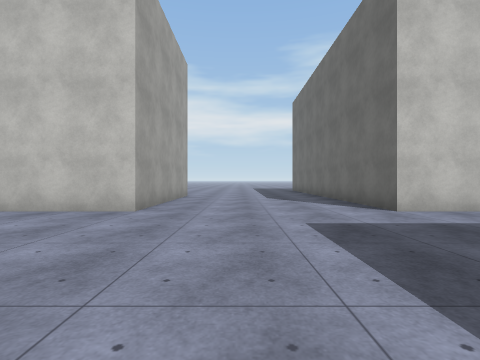
View 1 (above)

24 first-person views from a walk through a scene from a Unity 3-D project. The camera is 1.2 m above the floor, looks level and sees 85° across. The floor is counted in squares, 2 m on a side. Each view is taken from the middle of a square. On the plan, view 1 faces up. The plan holds only what a view shows up to about 9 squares ahead; the rest is blank. The place goes on beyond the plan. The player character is not drawn. Surface patterns are stand-ins for the level's own textures.

View 2
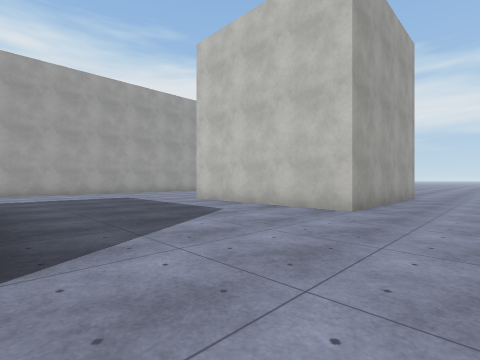

View 3
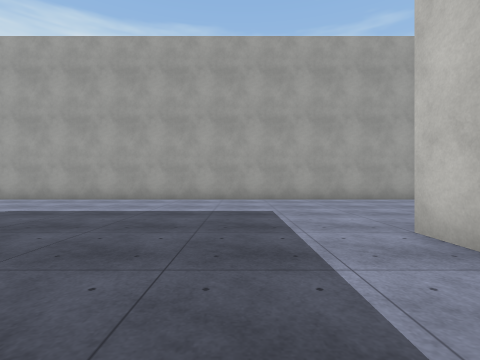

View 4
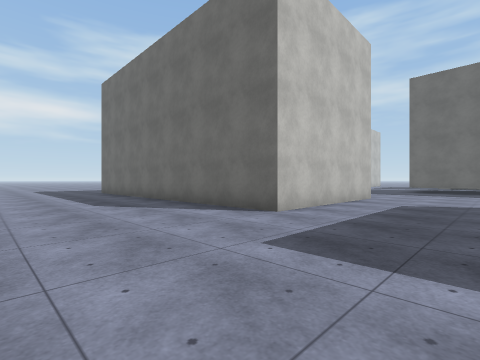

View 5
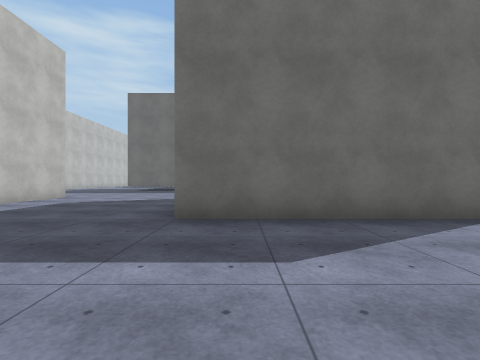

View 6
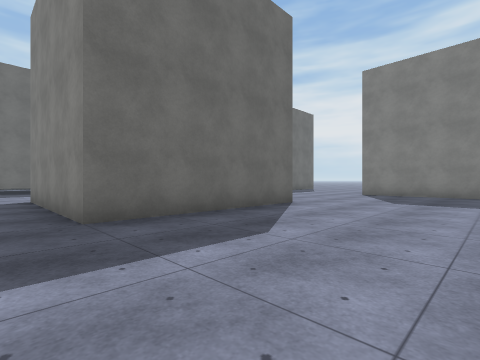

View 7
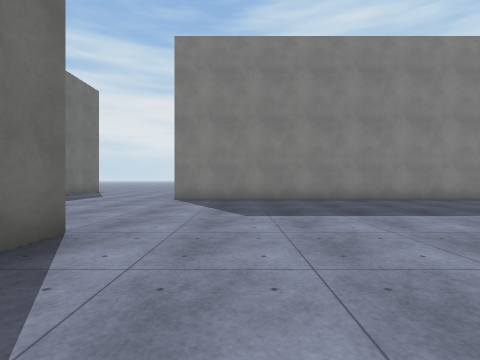

View 8
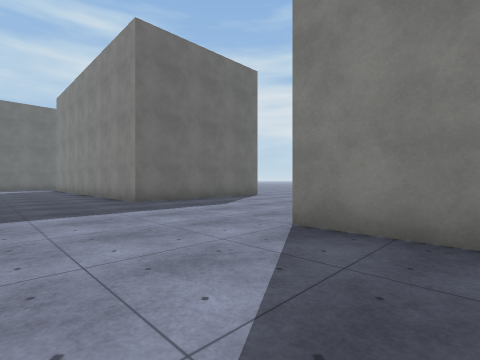

View 9
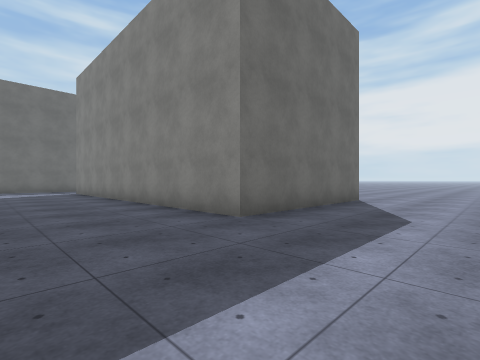

View 10
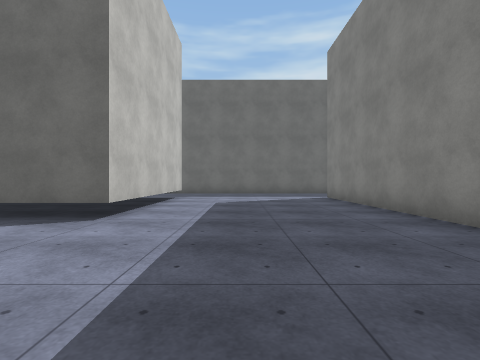

View 11
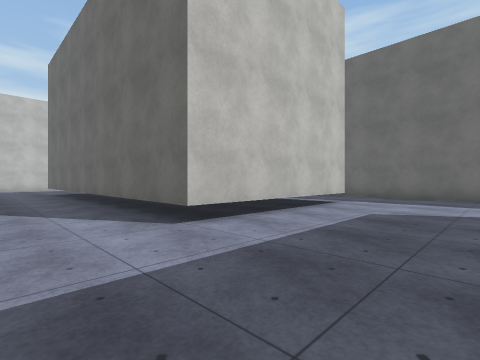

View 12
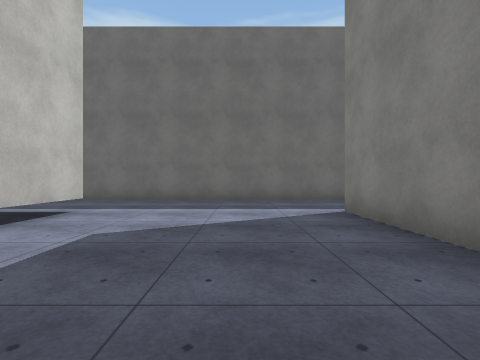

View 13
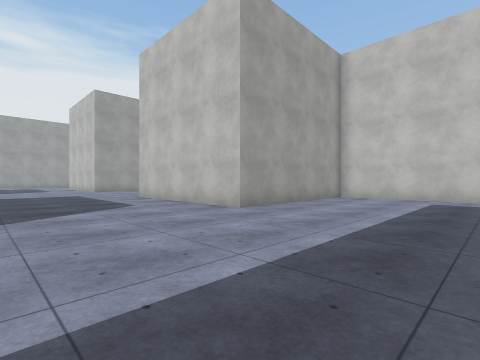

View 14
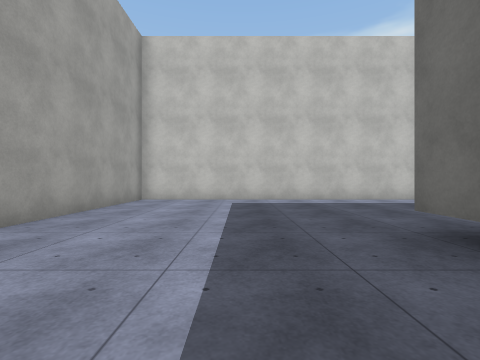

View 15
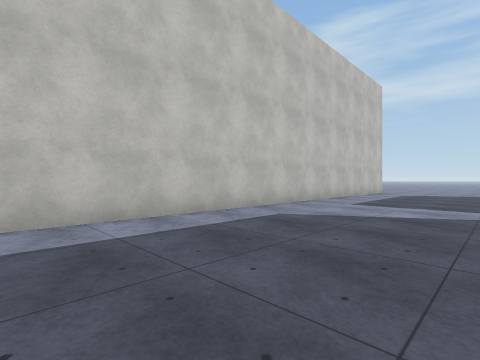

View 16
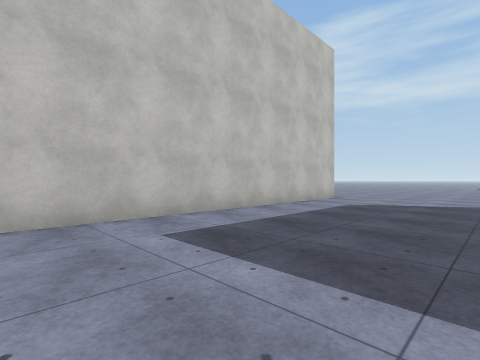

View 17
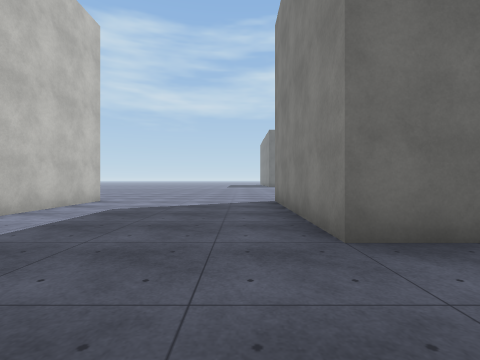

View 18
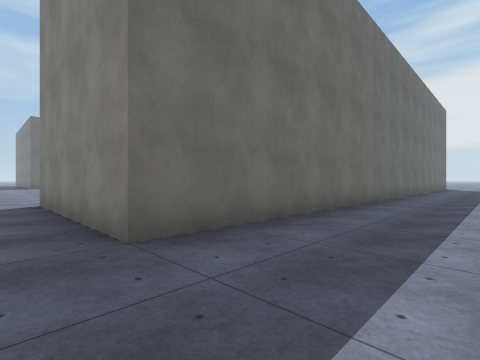

View 19
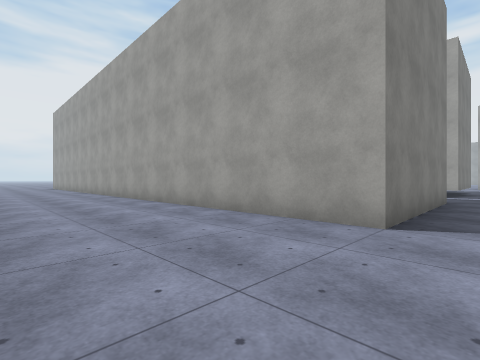

View 20
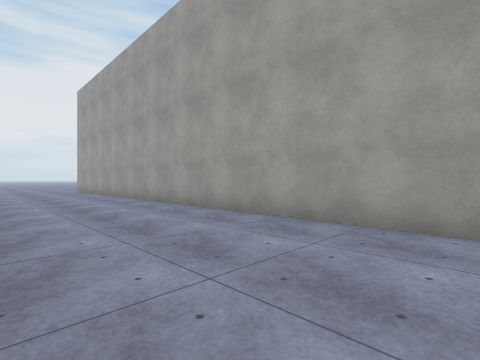

View 21
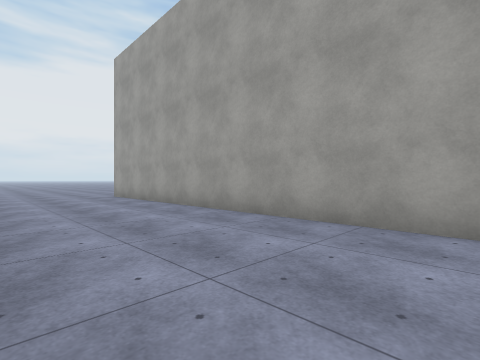

View 22
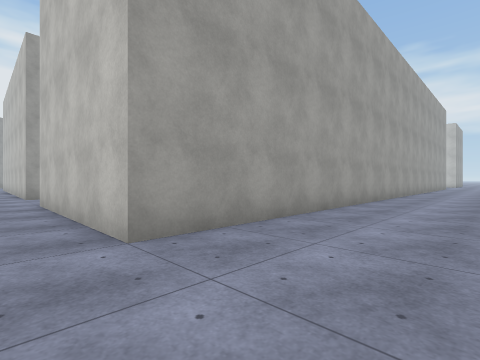

View 23
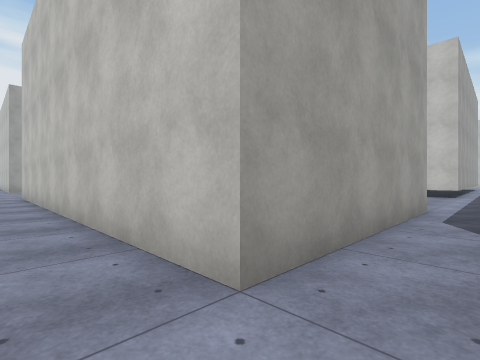

View 24
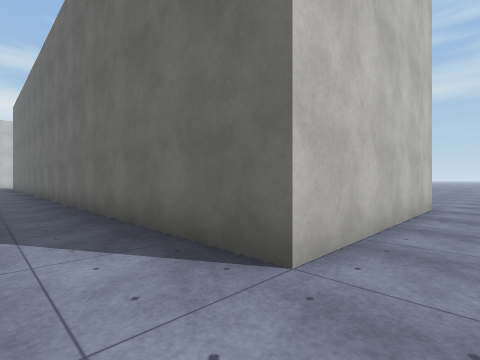

### Floor plan
Points are (right, up) in squares from view 1. A wall is a line through its corners. A room is listed if a view was taken in it or the views show most of it. See-through windows are left out.
Room 1 (views 1, 2, 3, 4, 5, 6, 7, 8, 9, 10, 11, 12, 13, 14, 15, 16, 17, 18, 19, 20, 21, 22, 23, 24)
walls: (3, -5) (3, 0) (7.9, 0); (8, -10) (18, -10) (18, -15) (8, -15) (8, -10); (13, 4.1) (13, 5); (18.1, -5) (13, -5) (13, 2.6); (18, 5.1) (18, 4.6); (20.5, 5) (25.5, 5) (25.5, -15) (20.5, -15) (20.5, 5); (-6.4, -10) (3, -10); (-2, 10) (-2, 5) (-7, 5); (25.5, 10) (8, 10) (8, 5) (3, 5) (3, 10.5); (-12, 8.4) (-12, -4.4)

Where each view was taken, in squares from view 1:
view 1: 0 up, 0 right, facing up
view 2: 0 up, 0 right, facing up-left
view 3: 3 up, 4 left, facing left
view 4: 2 up, 1 left, facing up-right
view 5: 1 down, 1 left, facing right
view 6: 1 up, 1 left, facing down-right
view 7: 2 down, 1 right, facing down
view 8: 7 down, 1 right, facing down-right
view 9: 7 down, 5 right, facing down-right
view 10: 7 down, 9 right, facing right
view 11: 8 down, 11 right, facing up-right
view 12: 8 down, 13 right, facing right
view 13: 1 up, 12 right, facing up-left
view 14: 2 up, 11 right, facing up
view 15: 6 up, 12 right, facing up-right
view 16: 6 up, 17 right, facing up-right
view 17: 6 up, 18 right, facing right
view 18: 6 up, 18 right, facing down-right
view 19: 6 up, 29 right, facing down-left
view 20: 0 up, 29 right, facing down-left
view 21: 5 down, 29 right, facing down-left
view 22: 16 down, 28 right, facing up-left
view 23: 16 down, 19 right, facing up-left
view 24: 16 down, 19 right, facing up-right
